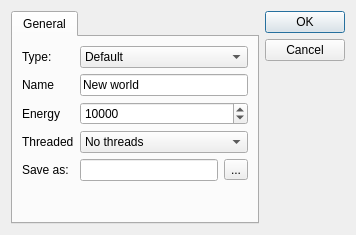
<?xml version="1.0" encoding="UTF-8"?>
<ui version="4.0">
 <class>NewWorldDlg</class>
 <widget class="QDialog" name="NewWorldDlg">
  <property name="geometry">
   <rect>
    <x>0</x>
    <y>0</y>
    <width>327</width>
    <height>235</height>
   </rect>
  </property>
  <property name="windowTitle">
   <string>Create new world</string>
  </property>
  <layout class="QHBoxLayout" name="horizontalLayout">
   <item>
    <widget class="QTabWidget" name="tabWidget">
     <property name="currentIndex">
      <number>0</number>
     </property>
     <widget class="QWidget" name="tab">
      <attribute name="title">
       <string>General</string>
      </attribute>
      <layout class="QFormLayout" name="formLayout">
       <item row="1" column="0">
        <widget class="QLabel" name="label">
         <property name="text">
          <string>Name</string>
         </property>
        </widget>
       </item>
       <item row="1" column="1">
        <widget class="QLineEdit" name="le_name">
         <property name="text">
          <string>New world</string>
         </property>
        </widget>
       </item>
       <item row="5" column="0">
        <widget class="QLabel" name="label_5">
         <property name="text">
          <string>Save as:</string>
         </property>
        </widget>
       </item>
       <item row="5" column="1">
        <layout class="QHBoxLayout" name="horizontalLayout_2">
         <item>
          <widget class="QLineEdit" name="le_file"/>
         </item>
         <item>
          <widget class="QToolButton" name="b_file">
           <property name="text">
            <string>...</string>
           </property>
          </widget>
         </item>
        </layout>
       </item>
       <item row="0" column="0">
        <widget class="QLabel" name="label_2">
         <property name="text">
          <string>Type:</string>
         </property>
        </widget>
       </item>
       <item row="0" column="1">
        <widget class="QComboBox" name="cb_type">
         <item>
          <property name="text">
           <string>Default</string>
          </property>
         </item>
        </widget>
       </item>
       <item row="2" column="0">
        <widget class="QLabel" name="label_3">
         <property name="text">
          <string>Energy</string>
         </property>
        </widget>
       </item>
       <item row="2" column="1">
        <widget class="QSpinBox" name="sp_energy">
         <property name="minimum">
          <number>100</number>
         </property>
         <property name="maximum">
          <number>1000000000</number>
         </property>
         <property name="singleStep">
          <number>10</number>
         </property>
         <property name="value">
          <number>10000</number>
         </property>
        </widget>
       </item>
       <item row="3" column="0">
        <widget class="QLabel" name="label_4">
         <property name="text">
          <string>Threaded</string>
         </property>
        </widget>
       </item>
       <item row="3" column="1">
        <widget class="QComboBox" name="cb_threads">
         <item>
          <property name="text">
           <string>No threads</string>
          </property>
         </item>
         <item>
          <property name="text">
           <string>A worker thread</string>
          </property>
         </item>
         <item>
          <property name="text">
           <string>2 worker threads</string>
          </property>
         </item>
         <item>
          <property name="text">
           <string>4 worker threads</string>
          </property>
         </item>
         <item>
          <property name="text">
           <string>8 worker threads</string>
          </property>
         </item>
         <item>
          <property name="text">
           <string>16 worker threads</string>
          </property>
         </item>
         <item>
          <property name="text">
           <string>64 worker threads</string>
          </property>
         </item>
         <item>
          <property name="text">
           <string>One thread for each actor</string>
          </property>
         </item>
        </widget>
       </item>
      </layout>
     </widget>
    </widget>
   </item>
   <item>
    <widget class="QDialogButtonBox" name="buttonBox">
     <property name="orientation">
      <enum>Qt::Vertical</enum>
     </property>
     <property name="standardButtons">
      <set>QDialogButtonBox::Cancel|QDialogButtonBox::Ok</set>
     </property>
    </widget>
   </item>
  </layout>
 </widget>
 <resources/>
 <connections>
  <connection>
   <sender>buttonBox</sender>
   <signal>rejected()</signal>
   <receiver>NewWorldDlg</receiver>
   <slot>reject()</slot>
   <hints>
    <hint type="sourcelabel">
     <x>316</x>
     <y>260</y>
    </hint>
    <hint type="destinationlabel">
     <x>286</x>
     <y>274</y>
    </hint>
   </hints>
  </connection>
 </connections>
</ui>
